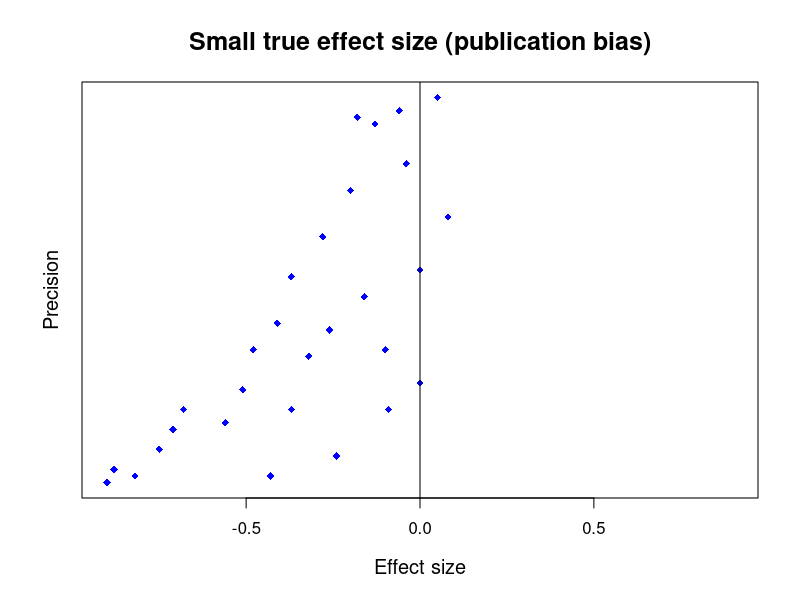

Reproduce this figure in R.
x3.effect <- c(-0.9, -0.88, -0.82, -0.75, -0.71, -0.68, -0.56, -0.51,
               -0.48, -0.43, -0.41, -0.37, -0.37, -0.32, -0.28, -0.26, -0.24, -0.2,
               -0.18, -0.16, -0.13, -0.1, -0.09, -0.06, -0.04, 0, 0, 0.05, 0.08)
y3.precision <- c(0.03, 0.05, 0.04, 0.08, 0.11, 0.14, 0.12, 0.17,
                  0.23, 0.04, 0.27, 0.14, 0.34, 0.22, 0.4, 0.26, 0.07, 0.47,
                  0.58, 0.31, 0.57, 0.23, 0.14, 0.59, 0.51, 0.35, 0.18, 0.61, 0.43 )
small <- data.frame(x3.effect, y3.precision)
plot(small, xlab="Effect size", ylab="", yaxt="n", pch=18, col="blue", xlim=c(-0.9,0.9), cex.lab=1.2)
abline(v=0)
title(ylab="Precision", line=1, cex.lab=1.2)
title(main = "Small true effect size (publication bias)", cex.main=1.5)
